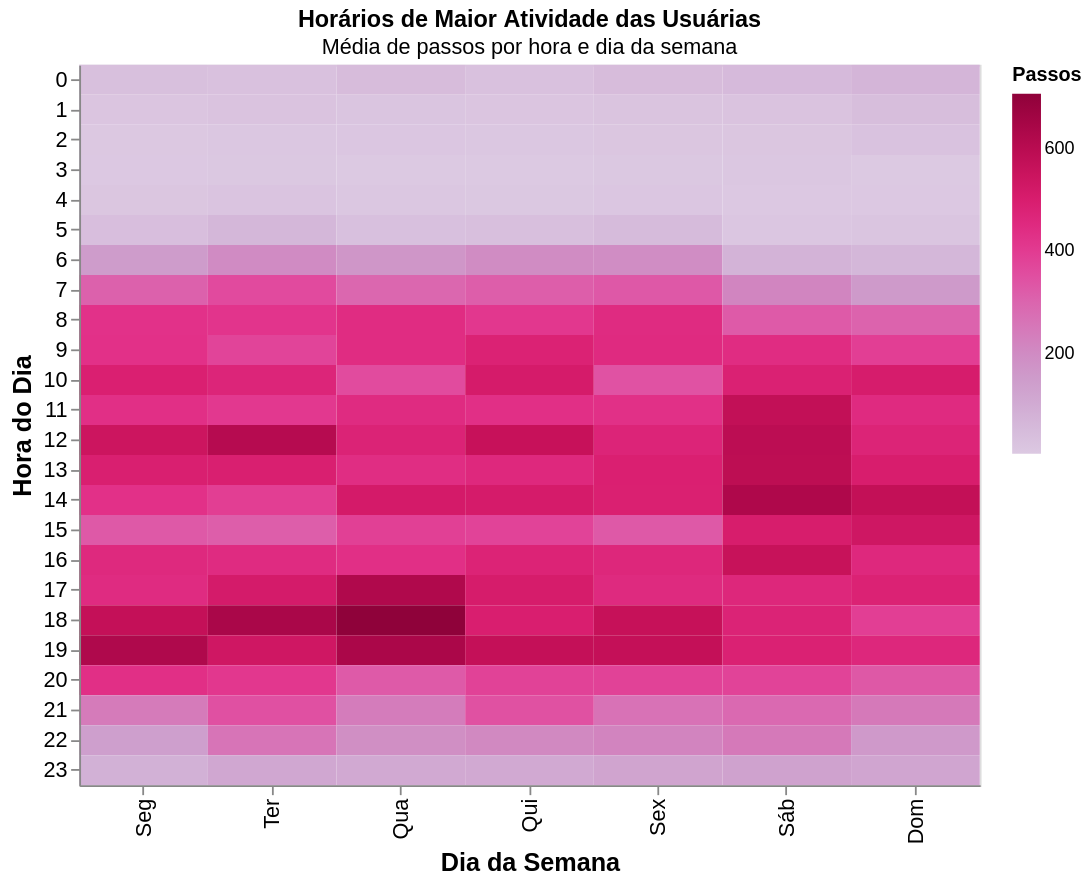

Notebook source saved alongside this figure:
### Markdown cell above
##4.4 Horários de atividade
Insight: campanhas podem sugerir treinos curtos nos horários em que usuários já são mais ativos.

### Code cell
# 1.Calcular a média de passos por dia da semana e hora
df_heat_agg = (
    df_hourly_clean
    .group_by(["day_of_week", "hour"])
    .agg(pl.col("StepTotal").mean().alias("avg_steps"))
    .sort(["day_of_week", "hour"])
    .to_pandas()
)

# 2. Mapear os nomes dos dias (Atenção: Polars usa 1=Seg, 7=Dom)
dias_map = {1: "Seg", 2: "Ter", 3: "Qua", 4: "Qui", 5: "Sex", 6: "Sáb", 7: "Dom"}
df_heat_agg['day_name'] = df_heat_agg['day_of_week'].map(dias_map)

# 3. Criar o Heatmap no Altair
heatmap = alt.Chart(df_heat_agg).mark_rect().encode(
    x=alt.X('day_name:O',
            sort=["Seg", "Ter", "Qua", "Qui", "Sex", "Sáb", "Dom"],
            title="Dia da Semana"),
    y=alt.Y('hour:O', title="Hora do Dia"),
    color=alt.Color('avg_steps:Q',
                    scale=alt.Scale(scheme='purplered'),
                    title="Passos"),
    tooltip=[
        alt.Tooltip('day_name:N', title='Dia'),
        alt.Tooltip('hour:O', title='Hora'),
        alt.Tooltip('avg_steps:Q', title='Média', format='.0f')
    ]
).properties(
    title={
        "text": "Horários de Maior Atividade das Usuárias",
        "subtitle": "Média de passos por hora e dia da semana"
    },
    width=500,
    height=400
).configure_axis(
    labelFontSize=12,
    titleFontSize=14
)

heatmap.display()

### Figure 1 — Vega-Lite specification as saved in the notebook (floating-point values rounded to 4 significant figures; data arrays with more than 128 entries replaced by an {"elided": "..."} marker saying what was removed)
{"config": {"view": {"continuousWidth": 300, "continuousHeight": 300}, "axis": {"labelFontSize": 12, "titleFontSize": 14}}, "data": {"name": "data-5a0f88ab88d8476bb1b873f213d020b0"}, "mark": {"type": "rect"}, "encoding": {"color": {"field": "avg_steps", "scale": {"scheme": "purplered"}, "title": "Passos", "type": "quantitative"}, "tooltip": [{"field": "day_name", "title": "Dia", "type": "nominal"}, {"field": "hour", "title": "Hora", "type": "ordinal"}, {"field": "avg_steps", "format": ".0f", "title": "Média", "type": "quantitative"}], "x": {"field": "day_name", "sort": ["Seg", "Ter", "Qua", "Qui", "Sex", "Sáb", "Dom"], "title": "Dia da Semana", "type": "ordinal"}, "y": {"field": "hour", "title": "Hora do Dia", "type": "ordinal"}}, "height": 400, "title": {"text": "Horários de Maior Atividade das Usuárias", "subtitle": "Média de passos por hora e dia da semana"}, "width": 500, "$schema": "https://vega.github.io/schema/vega-lite/v5.20.1.json", "datasets": {"data-5a0f88ab88d8476bb1b873f213d020b0": {"elided": "168 records"}}}
